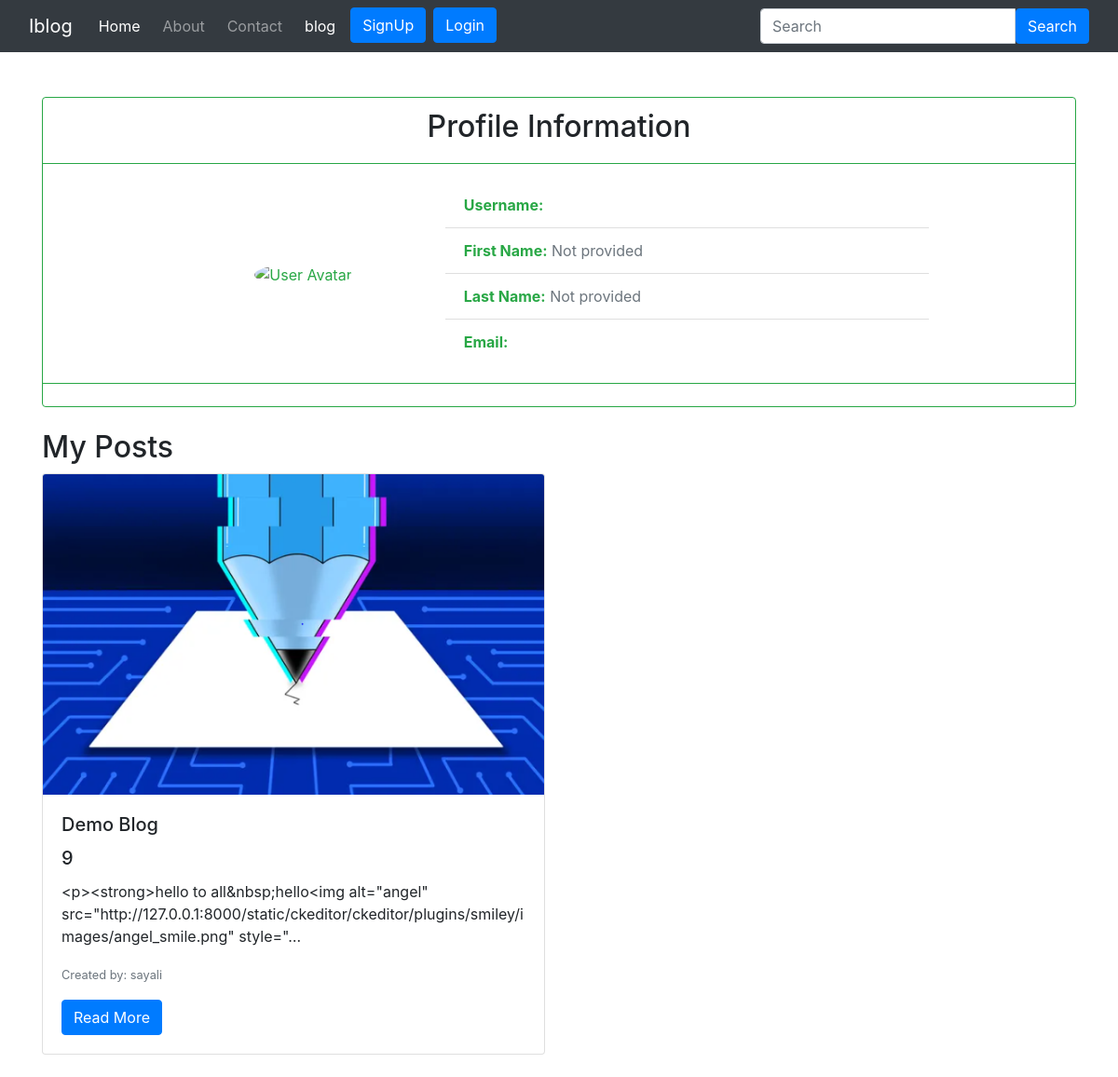
The app's page /profile/sayali/ with its own data.
### home/models.py (models this page shows, shortened)
class Image(models.Model):
    title=models.CharField(max_length=1000)
    photo=models.ImageField(upload_to="myimage")
    text=RichTextField(blank=True,null=True)
    date=models.DateTimeField(auto_now_add=True)
    name=models.CharField(max_length=200)
    slug=models.CharField(max_length=200)

### home/views.py (the view)
# urls.py: path('profile/<str:user_name>/',views.profile,name='profile'),
def profile(request,user_name):
    user_related_data=Image.objects.filter(name=user_name)
    return render(request,"profile.html",{'user_related_data':user_related_data})

### templates/profile.html (shortened to what this page needs)
{% extends 'base.html' %}
{% load humanize %}
{% block body %}
<div class="container mt-5">
  <div class="card border-success mb-3">
    <div class="card-header bg-transparent border-success text-center">
      <h2>Profile Information</h2>
    </div>
    <div class="card-body text-success">
      <div class="row justify-content-center align-items-center">
        <div class="col-md-3 text-center">
          <img src="https://cdn.vectorstock.com/i/preview-1x/82/55/anonymous-user-circle-icon-vector-18958255.jpg" alt="User Avatar" class="rounded-circle img-fluid" width="150" height="150">
        </div>
        <div class="col-md-6">
          <ul class="list-group list-group-flush">
            <li class="list-group-item"> <strong>Username:</strong> {{ user.username }}</li>
            <li class="list-group-item"> <strong>First Name:</strong> {% if user.first_name %}{{ user.first_name }}{% else %}<span class="text-muted">Not provided</span>{% endif %}</li>
            <li class="list-group-item"> <strong>Last Name:</strong> {% if user.last_name %}{{ user.last_name }}{% else %}<span class="text-muted">Not provided</span>{% endif %}</li>
            <li class="list-group-item"> <strong>Email:</strong> {{ user.email }}</li>
          </ul>
        </div>
      </div>
    </div>
    <div class="card-footer bg-transparent border-success text-center">
    </div>
  </div>
  <h2 class="mt-4">My Posts</h2>
  <div class="row">
    {% for post_data in user_related_data %}
    <div class="col-md-6 mb-4">
      <div class="card">
        <img src="{{post_data.photo.url}}" alt="{{post_data.text}}" class="card-img-top">
        <div class="card-body">
          <h5 class="card-title">{{post_data.title}}</h5>
           <h5 class="card-title">{{post_data.id}}</h5>
          <p class="card-text">{{post_data.text | truncatechars:150}}</p>
          <p class="card-text"><small class="text-muted">Created by: {{post_data.name}}</small></p>
          <a href="{% url 'blogHome' %}" class="btn btn-primary">Read More</a>
        </div>
      </div>
    </div>
    {% endfor %}
  </div>
</div>
{% endblock body %}

### templates/base.html (style rules this page uses)
.btn { padding: 55rem 1.5rem .45rem; }

### records on screen
Image: photo (picture), title "Demo Blog", id "9", text "<p><strong>hello to all&nbsp;hello<img alt=\"angel\" src=\"http://127.0.0.1:8000/static/ckeditor/ckeditor/plugins/smiley/images/angel_smile.png\" style=\"…", name "sayali"
